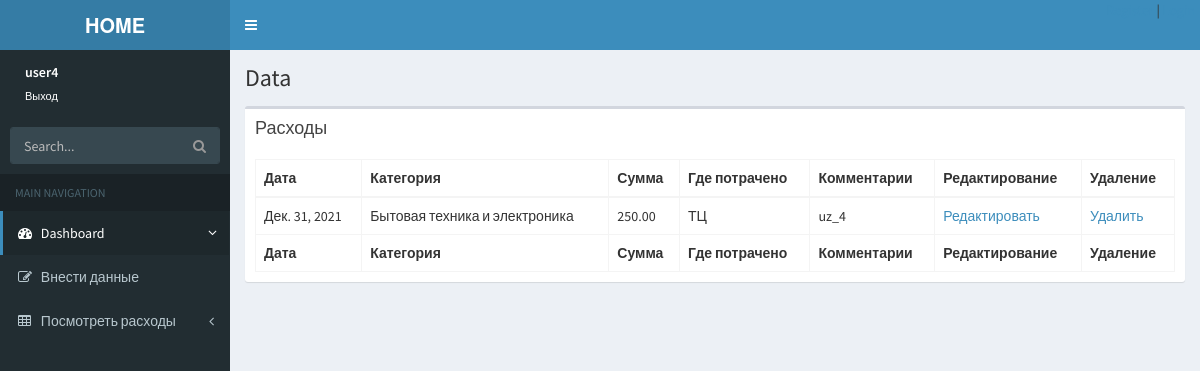
Page /view_week_costs/ (signed in) on the committed database.
### h_finance/models.py (models this page shows, shortened)
class Costs(models.Model):
    author = models.ForeignKey(User, on_delete = models.CASCADE, verbose_name='Пользователь', blank = True, null = True)
    title = models.CharField(max_length=150, blank=True)
    category = models.ForeignKey(Category, on_delete=models.PROTECT, null=True)
    data = models.DateField()
    created_at = models.DateField(auto_now_add=True)
    amount = models.DecimalField(max_digits=10, decimal_places=2)
    place_where_spent = models.CharField(max_length=150)
    comments = models.TextField(blank=True)
    class Meta:
        ordering = ['-data']

class Category(models.Model):
    title = models.CharField(max_length=150, db_index=True)
    def __str__(self):
        return self.title
    class Meta:
        ordering = ['title']

### h_finance/views.py (the view)
# urls.py: path('view_week_costs/', WeekCosts.as_view(), name='week_costs'),
class WeekCosts(LoginRequiredMixin, ListView):
    login_url = reverse_lazy('login')
    model = Costs
    template_name = 'h_finance/view_all_costs.html'
    context_object_name = 'costs'
    def get_context_data(self, *, object_list=None, **kwargs):
        context = super().get_context_data(**kwargs)
        context['title'] = 'Список расходов за неделю'
        return context
    def get_queryset(self):
        now = datetime.now() - timedelta(minutes=60*24*7)
        return Costs.objects.filter(author=self.request.user, data__gte=now)

### h_finance/templates/h_finance/view_all_costs.html (shortened to what this page needs)
{% extends 'base.html' %}
{% load static %}
{% block content %}
<div class="content-wrapper">
  <section class="content-header">
    <h1>
      Data
    </h1>
  </section>
  <section class="content">
    <div class="row">
      <div class="col-xs-12">
        <div class="box">
          <div class="box-header">
            <h3 class="box-title">Расходы</h3>
          </div>
          <div class="box-body">
            <table id="example2" class="table table-bordered table-hover">
              <thead>
                <tr>
                  <th>Дата</th>
                  <th>Категория</th>
                  <th>Сумма</th>
                  <th>Где потрачено</th>
                  <th>Комментарии</th>
                  <th>Редактирование</th>
                  <th>Удаление</th>
                </tr>
              </thead>
              <tbody>
                {% for cost in costs %}
                <tr>
                  <td>{{ cost.data }}</td>
                  <td>{{ cost.category }}</td>
                  <td>{{ cost.amount }}</td>
                  <td>{{ cost.place_where_spent }}</td>
                  <td>{{ cost.comments }}</td>
                  <td><a href="{% url 'update_costs' cost.id %}">Редактировать</a></td>
                  <td>
                    <a href="javascript:void()" onclick="delete_question_{{ cost.id }}()">Удалить</a>
                  </td>
                </tr>
                {% endfor %}
              </tbody>
              <tfoot>
                <tr>
                  <th>Дата</th>
                  <th>Категория</th>
                  <th>Сумма</th>
                  <th>Где потрачено</th>
                  <th>Комментарии</th>
                  <th>Редактирование</th>
                  <th>Удаление</th>
                </tr>
              </tfoot>
            </table>
          </div>
        </div>
      </div>
    </div>
  </section>
</div>
{% endblock %}

### templates/inc/_sidebar.html (shortened to what this page needs)
{% load static %}
<aside class="main-sidebar">
  <section class="sidebar">
    <div class="user-panel">
      <div class="pull-left info">
        <p>{{ user.username }}</p>
        <a href="{% url 'logout' %}">Выход</a>
      </div>
    </div>
    <form action="#" method="get" class="sidebar-form">
      <div class="input-group">
        <input type="text" name="q" class="form-control" placeholder="Search..."/>
        <span class="input-group-btn">
          <button type='submit' name='search' id='search-btn' class="btn btn-flat"><i class="fa fa-search"></i></button>
        </span>
      </div>
    </form>
    <ul class="sidebar-menu">
      <li class="header">MAIN NAVIGATION</li>
      <li class="active treeview">
        <a href="#">
          <i class="fa fa-dashboard"></i> <span>Dashboard</span> <i class="fa fa-angle-left pull-right"></i>
        </a>
      </li>
      <li class="treeview">
        <a href="{% url 'add_costs' %}">
          <i class="fa fa-edit"></i> <span>Внести данные</span>
        </a>
      </li>
      <li class="treeview">
        <a href="{% url 'all_costs' %}">
          <i class="fa fa-table"></i> <span>Посмотреть расходы</span>
          <i class="fa fa-angle-left pull-right"></i>
        </a>
      </li>
    </ul>
  </section>
</aside>

### rows in the picture
Costs: data "Дек. 31, 2021", category "Бытовая техника и электроника", amount "250.00", place_where_spent "ТЦ", comments "uz_4"

### other values in the picture
{{ user.username }} "user4"
